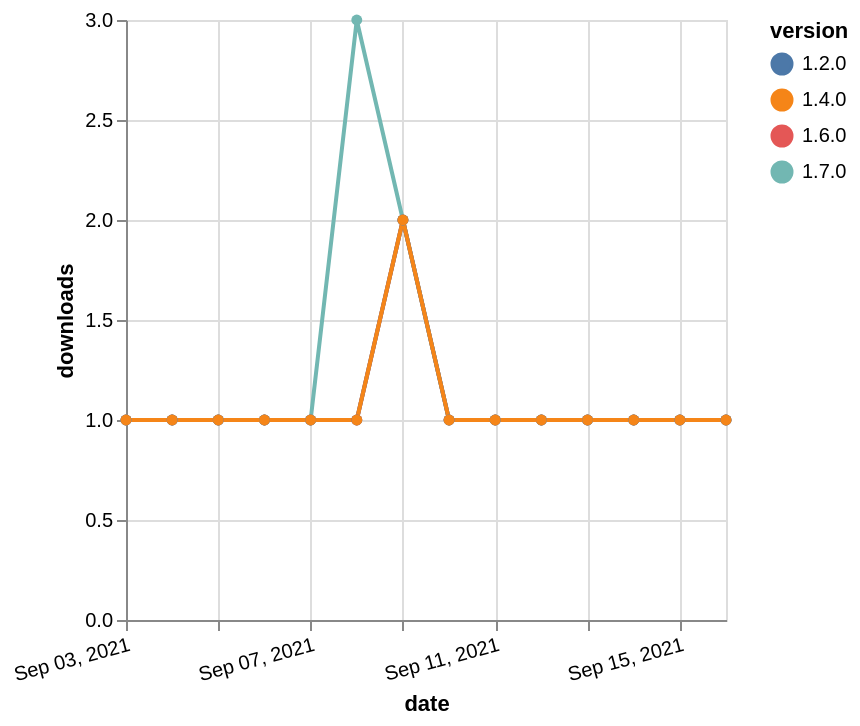

Vega-Lite specification stored for this chart:
### Vega-Lite specification from a JSON file in a GitHub repository (floating-point values rounded to 4 significant figures)
{"$schema": "https://vega.github.io/schema/vega-lite/v5.json", "description": "A simple bar chart with embedded data.", "data": {"values": [{"date": "2021-09-03", "total": 190, "delta": 1, "version": "1.6.0"}, {"date": "2021-09-04", "total": 191, "delta": 1, "version": "1.6.0"}, {"date": "2021-09-05", "total": 192, "delta": 1, "version": "1.6.0"}, {"date": "2021-09-06", "total": 193, "delta": 1, "version": "1.6.0"}, {"date": "2021-09-07", "total": 194, "delta": 1, "version": "1.6.0"}, {"date": "2021-09-08", "total": 195, "delta": 1, "version": "1.6.0"}, {"date": "2021-09-09", "total": 197, "delta": 2, "version": "1.6.0"}, {"date": "2021-09-10", "total": 198, "delta": 1, "version": "1.6.0"}, {"date": "2021-09-11", "total": 199, "delta": 1, "version": "1.6.0"}, {"date": "2021-09-12", "total": 200, "delta": 1, "version": "1.6.0"}, {"date": "2021-09-13", "total": 201, "delta": 1, "version": "1.6.0"}, {"date": "2021-09-14", "total": 202, "delta": 1, "version": "1.6.0"}, {"date": "2021-09-15", "total": 203, "delta": 1, "version": "1.6.0"}, {"date": "2021-09-16", "total": 204, "delta": 1, "version": "1.6.0"}, {"date": "2021-09-03", "total": 168, "delta": 1, "version": "1.7.0"}, {"date": "2021-09-04", "total": 169, "delta": 1, "version": "1.7.0"}, {"date": "2021-09-05", "total": 170, "delta": 1, "version": "1.7.0"}, {"date": "2021-09-06", "total": 171, "delta": 1, "version": "1.7.0"}, {"date": "2021-09-07", "total": 172, "delta": 1, "version": "1.7.0"}, {"date": "2021-09-08", "total": 175, "delta": 3, "version": "1.7.0"}, {"date": "2021-09-09", "total": 177, "delta": 2, "version": "1.7.0"}, {"date": "2021-09-10", "total": 178, "delta": 1, "version": "1.7.0"}, {"date": "2021-09-11", "total": 179, "delta": 1, "version": "1.7.0"}, {"date": "2021-09-12", "total": 180, "delta": 1, "version": "1.7.0"}, {"date": "2021-09-13", "total": 181, "delta": 1, "version": "1.7.0"}, {"date": "2021-09-14", "total": 182, "delta": 1, "version": "1.7.0"}, {"date": "2021-09-15", "total": 183, "delta": 1, "version": "1.7.0"}, {"date": "2021-09-16", "total": 184, "delta": 1, "version": "1.7.0"}, {"date": "2021-09-03", "total": 248, "delta": 1, "version": "1.2.0"}, {"date": "2021-09-04", "total": 249, "delta": 1, "version": "1.2.0"}, {"date": "2021-09-05", "total": 250, "delta": 1, "version": "1.2.0"}, {"date": "2021-09-06", "total": 251, "delta": 1, "version": "1.2.0"}, {"date": "2021-09-07", "total": 252, "delta": 1, "version": "1.2.0"}, {"date": "2021-09-08", "total": 253, "delta": 1, "version": "1.2.0"}, {"date": "2021-09-09", "total": 255, "delta": 2, "version": "1.2.0"}, {"date": "2021-09-10", "total": 256, "delta": 1, "version": "1.2.0"}, {"date": "2021-09-11", "total": 257, "delta": 1, "version": "1.2.0"}, {"date": "2021-09-12", "total": 258, "delta": 1, "version": "1.2.0"}, {"date": "2021-09-13", "total": 259, "delta": 1, "version": "1.2.0"}, {"date": "2021-09-14", "total": 260, "delta": 1, "version": "1.2.0"}, {"date": "2021-09-15", "total": 261, "delta": 1, "version": "1.2.0"}, {"date": "2021-09-16", "total": 262, "delta": 1, "version": "1.2.0"}, {"date": "2021-09-03", "total": 198, "delta": 1, "version": "1.4.0"}, {"date": "2021-09-04", "total": 199, "delta": 1, "version": "1.4.0"}, {"date": "2021-09-05", "total": 200, "delta": 1, "version": "1.4.0"}, {"date": "2021-09-06", "total": 201, "delta": 1, "version": "1.4.0"}, {"date": "2021-09-07", "total": 202, "delta": 1, "version": "1.4.0"}, {"date": "2021-09-08", "total": 203, "delta": 1, "version": "1.4.0"}, {"date": "2021-09-09", "total": 205, "delta": 2, "version": "1.4.0"}, {"date": "2021-09-10", "total": 206, "delta": 1, "version": "1.4.0"}, {"date": "2021-09-11", "total": 207, "delta": 1, "version": "1.4.0"}, {"date": "2021-09-12", "total": 208, "delta": 1, "version": "1.4.0"}, {"date": "2021-09-13", "total": 209, "delta": 1, "version": "1.4.0"}, {"date": "2021-09-14", "total": 210, "delta": 1, "version": "1.4.0"}, {"date": "2021-09-15", "total": 211, "delta": 1, "version": "1.4.0"}, {"date": "2021-09-16", "total": 212, "delta": 1, "version": "1.4.0"}]}, "width": "container", "mark": {"type": "line", "point": {"filled": true}}, "encoding": {"x": {"field": "date", "type": "temporal", "timeUnit": "yearmonthdate", "title": "date", "axis": {"labelAngle": -15}}, "y": {"field": "delta", "type": "quantitative", "title": "downloads"}, "color": {"field": "version", "type": "nominal"}, "tooltip": {"field": "delta"}}}
